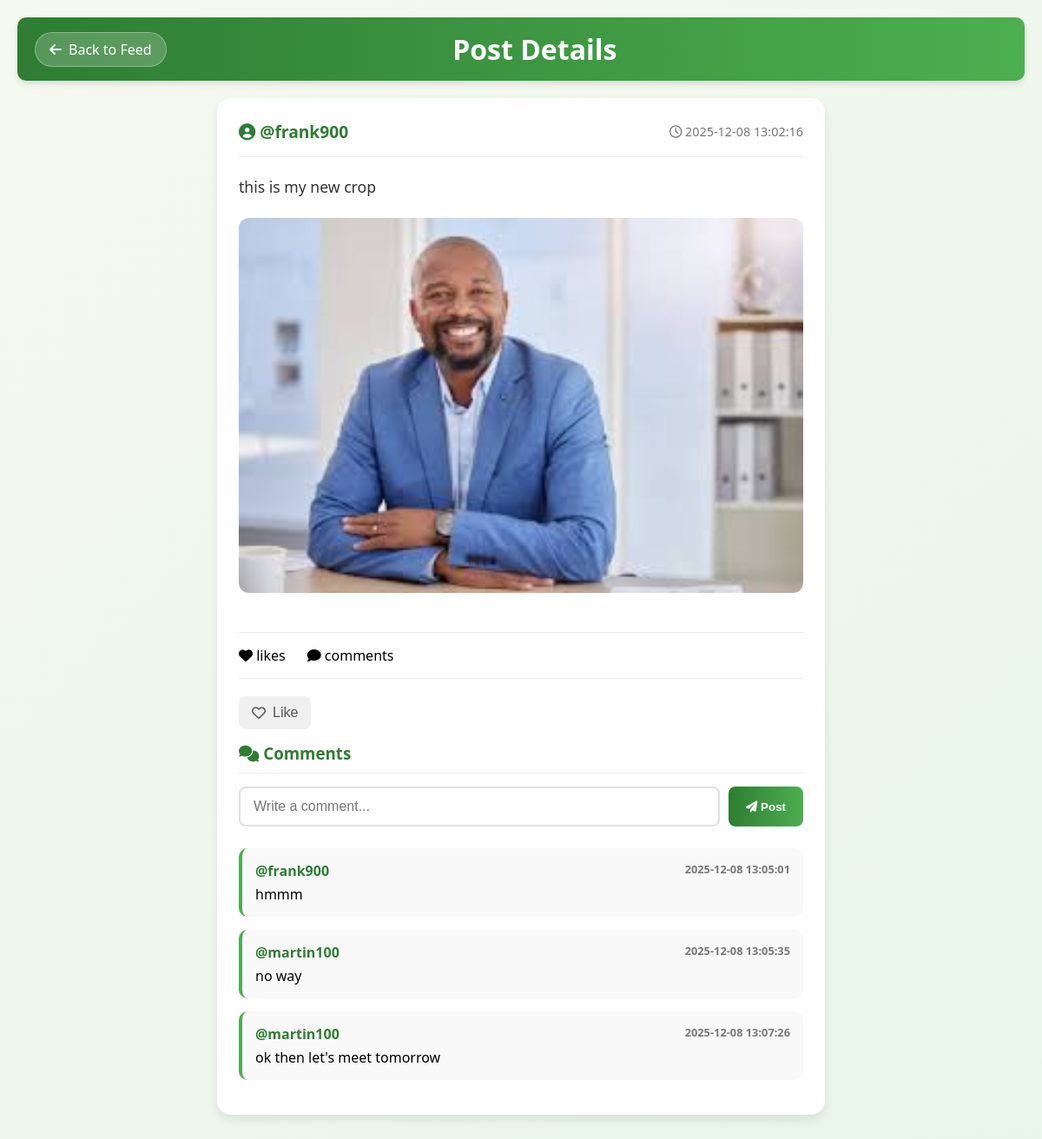
Page /post/1 (signed in) on the committed database.
### tables this page shows
CREATE TABLE users (
            id INTEGER PRIMARY KEY AUTOINCREMENT,
            username TEXT UNIQUE NOT NULL,
            created_at TIMESTAMP DEFAULT CURRENT_TIMESTAMP
        );

CREATE TABLE posts (
            id INTEGER PRIMARY KEY AUTOINCREMENT,
            user_id INTEGER NOT NULL,
            content TEXT,
            media_type TEXT,  -- 'text', 'image', 'video'
            media_path TEXT,
            created_at TIMESTAMP DEFAULT CURRENT_TIMESTAMP,
            FOREIGN KEY (user_id) REFERENCES users (id)
        );

CREATE TABLE comments (
            id INTEGER PRIMARY KEY AUTOINCREMENT,
            user_id INTEGER NOT NULL,
            post_id INTEGER NOT NULL,
            content TEXT NOT NULL,
            created_at TIMESTAMP DEFAULT CURRENT_TIMESTAMP,
            FOREIGN KEY (user_id) REFERENCES users (id),
            FOREIGN KEY (post_id) REFERENCES posts (id)
        );

### app.py (the view)
@app.route('/post/<int:post_id>')
def view_post(post_id):
    if 'user_id' not in session:
        return redirect(url_for('login'))
    conn = get_db_connection()
    post = conn.execute('''
        SELECT p.*, u.username
        FROM posts p
        JOIN users u ON p.user_id = u.id
        WHERE p.id = ?
    ''', (post_id,)).fetchone()
    if not post:
        conn.close()
        return redirect(url_for('index'))
    comments = conn.execute('''
        SELECT c.*, u.username
        FROM comments c
        JOIN users u ON c.user_id = u.id
        WHERE c.post_id = ?
        ORDER BY c.created_at ASC
    ''', (post_id,)).fetchall()
    liked = False
    if 'user_id' in session:
        result = conn.execute(
            'SELECT 1 FROM likes WHERE user_id = ? AND post_id = ?',
            (session['user_id'], post_id)
        ).fetchone()
        liked = result is not None
    conn.close()
    return render_template('post.html', post=post, comments=comments, liked=liked)

### app.py (called while the page is built)
def get_db_connection():
    conn = sqlite3.connect('farmer_community.db')
    conn.row_factory = sqlite3.Row
    return conn

### templates/post.html (shortened to what this page needs)
<!DOCTYPE html>
<html lang="en">
<head>
    <link rel="stylesheet" href="https://cdnjs.cloudflare.com/ajax/libs/font-awesome/6.0.0/css/all.min.css">
</head>
<body>
    <div class="header">
        <a href="{{ url_for('index') }}" class="back-btn"><i class="fas fa-arrow-left"></i> Back to Feed</a>
        <h1>Post Details</h1>
    </div>
    <div class="container">
        <div class="post-detail">
            <div class="post-header">
                <div class="post-user"><i class="fas fa-user-circle"></i> @{{ post.username }}</div>
                <div class="post-date"><i class="far fa-clock"></i> {{ post.created_at[:19] }}</div>
            </div>
            {% if post.content %}
                <div class="post-content">{{ post.content }}</div>
            {% endif %}
            {% if post.media_path %}
                {% if post.media_type == 'image' %}
                    <img src="{{ post.media_path }}" alt="Post Image" class="post-media">
                {% elif post.media_type == 'video' %}
                    <video controls class="post-media">
                        <source src="{{ post.media_path }}" type="video/mp4">
                        Your browser does not support the video tag.
                    </video>
                {% endif %}
            {% endif %}
            <div class="post-stats">
                <span><i class="fas fa-heart"></i> {{ post.like_count }} likes</span>
                <span><i class="fas fa-comment"></i> {{ post.comment_count }} comments</span>
            </div>
            <div class="post-actions">
                <form method="POST" action="{{ url_for('like_post_from_post_page', post_id=post.id) }}" style="display:inline;">
                    <button type="submit" class="action-btn like-btn {% if liked %}active{% endif %}">
                        {% if liked %}<i class="fas fa-heart"></i> Unlike{% else %}<i class="far fa-heart"></i> Like{% endif %}
                    </button>
                </form>
            </div>
            <div class="comments-section">
                <h3><i class="fas fa-comments"></i> Comments</h3>
                <form method="POST" action="{{ url_for('add_comment', post_id=post.id) }}" class="comment-form">
                    <input type="text" name="content" placeholder="Write a comment..." required>
                    <button type="submit"><i class="fas fa-paper-plane"></i> Post</button>
                </form>
                {% if comments %}
                    {% for comment in comments %}
                    <div class="comment-item">
                        <div class="comment-header">
                            <span>@{{ comment.username }}</span>
                            <span class="comment-date">{{ comment.created_at[:19] }}</span>
                        </div>
                        <div>{{ comment.content }}</div>
                    </div>
                    {% endfor %}
                {% else %}
                    <div class="no-comments">No comments yet. Be the first to comment!</div>
                {% endif %}
            </div>
        </div>
    </div>
</body>
</html>

### templates/post.html (style rules this page uses)
* { margin: 0; padding: 0; box-sizing: border-box; }
body { font-family: 'Segoe UI', Tahoma, Geneva, Verdana, sans-serif; background: linear-gradient(135deg, #f5f9f0, #e8f5e9); min-height: 100vh; padding: 20px; }
.header { background: linear-gradient(to right, #2e7d32, #4caf50); color: white; padding: 15px 20px; display: flex; justify-content: space-between; align-items: center; border-radius: 10px; margin-bottom: 20px; box-shadow: 0 4px 6px rgba(0,0,0,0.1); }
.back-btn { background: rgba(255,255,255,0.2); color: white; border: 1px solid rgba(255,255,255,0.3); padding: 8px 16px; border-radius: 20px; cursor: pointer; text-decoration: none; display: flex; align-items: center; gap: 8px; }
.container { max-width: 700px; margin: 0 auto; }
.post-detail { background: white; border-radius: 16px; box-shadow: 0 6px 12px rgba(0,0,0,0.08); padding: 25px; margin-bottom: 20px; }
.post-header { display: flex; justify-content: space-between; align-items: center; margin-bottom: 20px; padding-bottom: 15px; border-bottom: 1px solid #eee; }
.post-user { font-weight: bold; color: #2e7d32; font-size: 1.2rem; }
.post-date { color: #777; font-size: 0.9rem; }
.post-content { margin-bottom: 20px; line-height: 1.7; color: #333; font-size: 1.1rem; }
.post-media { width: 100%; max-height: 500px; object-fit: cover; border-radius: 12px; margin-bottom: 20px; }
.post-stats { display: flex; gap: 25px; margin: 20px 0; padding: 15px 0; border-top: 1px solid #eee; border-bottom: 1px solid #eee; font-weight: 500; }
.post-actions { display: flex; gap: 20px; margin: 15px 0; }
.action-btn { background: #f0f0f0; border: none; color: #555; padding: 10px 15px; border-radius: 8px; cursor: pointer; display: flex; align-items: center; gap: 8px; font-size: 1rem; transition: all 0.3s ease; }
.comments-section h3 { color: #2e7d32; margin-bottom: 15px; padding-bottom: 10px; border-bottom: 1px solid #eee; }
.comment-form { display: flex; margin-bottom: 25px; gap: 10px; }
.comment-form input { flex: 1; padding: 12px 15px; border: 2px solid #e0e0e0; border-radius: 8px; font-size: 1rem; }
.comment-form button { background: linear-gradient(to right, #2e7d32, #4caf50); color: white; border: none; padding: 12px 20px; border-radius: 8px; cursor: pointer; font-weight: 600; }
.comment-item { margin-bottom: 15px; padding: 15px; background-color: #f9f9f9; border-radius: 10px; border-left: 4px solid #4caf50; }
.comment-header { font-weight: bold; color: #2e7d32; margin-bottom: 5px; display: flex; justify-content: space-between; }
.comment-date { color: #777; font-size: 0.8rem; }

### rows in the picture
users: username "frank900"
posts: created_at "2025-12-08 13:02:16", content "this is my new crop"
comments: username "frank900", created_at "2025-12-08 13:05:01", content "hmmm"
comments: username "martin100", created_at "2025-12-08 13:05:35", content "no way"
comments: username "martin100", created_at "2025-12-08 13:07:26", content "ok then let's meet tomorrow"
